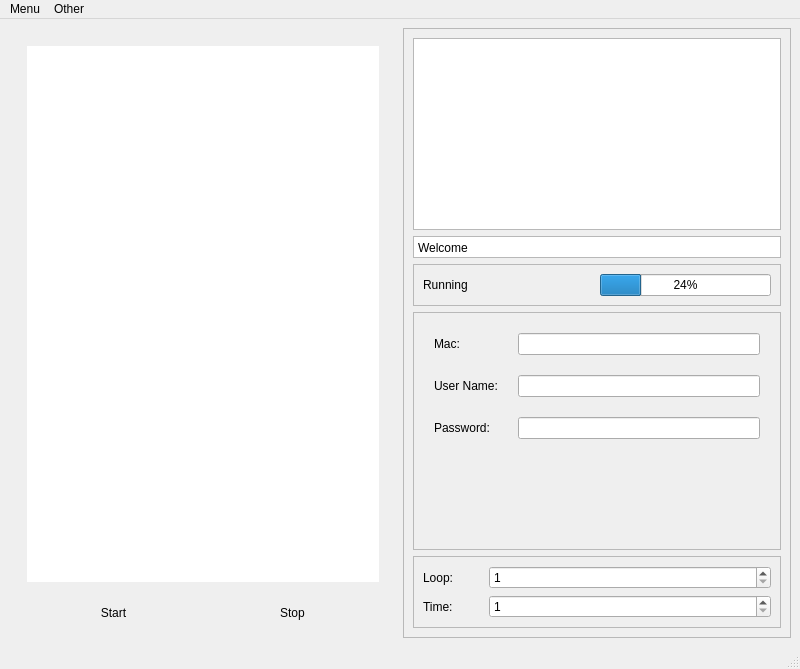
<?xml version="1.0" encoding="UTF-8"?>
<ui version="4.0">
 <class>MainWindow</class>
 <widget class="QMainWindow" name="MainWindow">
  <property name="geometry">
   <rect>
    <x>0</x>
    <y>0</y>
    <width>800</width>
    <height>669</height>
   </rect>
  </property>
  <property name="sizePolicy">
   <sizepolicy hsizetype="Fixed" vsizetype="Fixed">
    <horstretch>0</horstretch>
    <verstretch>0</verstretch>
   </sizepolicy>
  </property>
  <property name="windowTitle">
   <string>MainWindow</string>
  </property>
  <widget class="QWidget" name="centralwidget">
   <layout class="QHBoxLayout" name="horizontalLayout">
    <item>
     <widget class="QStackedWidget" name="stackedWidget">
      <property name="currentIndex">
       <number>0</number>
      </property>
      <widget class="QWidget" name="testSuitePage">
       <layout class="QVBoxLayout" name="verticalLayout">
        <item>
         <widget class="QFrame" name="viewFrame">
          <property name="styleSheet">
           <string notr="true">border: none;</string>
          </property>
          <property name="frameShape">
           <enum>QFrame::StyledPanel</enum>
          </property>
          <property name="frameShadow">
           <enum>QFrame::Raised</enum>
          </property>
          <layout class="QVBoxLayout" name="verticalLayout_2">
           <item>
            <widget class="QListWidget" name="testSuiteList"/>
           </item>
          </layout>
         </widget>
        </item>
        <item>
         <widget class="QFrame" name="controlInputFrame">
          <property name="sizePolicy">
           <sizepolicy hsizetype="MinimumExpanding" vsizetype="Fixed">
            <horstretch>0</horstretch>
            <verstretch>0</verstretch>
           </sizepolicy>
          </property>
          <property name="styleSheet">
           <string notr="true">border: none;</string>
          </property>
          <property name="frameShape">
           <enum>QFrame::StyledPanel</enum>
          </property>
          <property name="frameShadow">
           <enum>QFrame::Raised</enum>
          </property>
          <layout class="QHBoxLayout" name="horizontalLayout_4">
           <item>
            <widget class="QPushButton" name="pushButtonStart">
             <property name="text">
              <string>Start</string>
             </property>
            </widget>
           </item>
           <item>
            <widget class="QPushButton" name="pushButtonStop">
             <property name="text">
              <string>Stop</string>
             </property>
            </widget>
           </item>
          </layout>
         </widget>
        </item>
       </layout>
      </widget>
      <widget class="QWidget" name="page_2"/>
     </widget>
    </item>
    <item>
     <widget class="QFrame" name="controlFrame">
      <property name="frameShape">
       <enum>QFrame::StyledPanel</enum>
      </property>
      <property name="frameShadow">
       <enum>QFrame::Raised</enum>
      </property>
      <layout class="QVBoxLayout" name="verticalLayout_3">
       <item>
        <widget class="QTextBrowser" name="logBrowser">
         <property name="sizePolicy">
          <sizepolicy hsizetype="Expanding" vsizetype="Fixed">
           <horstretch>0</horstretch>
           <verstretch>0</verstretch>
          </sizepolicy>
         </property>
        </widget>
       </item>
       <item>
        <widget class="QTextBrowser" name="textBrowser">
         <property name="sizePolicy">
          <sizepolicy hsizetype="Expanding" vsizetype="Fixed">
           <horstretch>0</horstretch>
           <verstretch>0</verstretch>
          </sizepolicy>
         </property>
         <property name="maximumSize">
          <size>
           <width>16777215</width>
           <height>22</height>
          </size>
         </property>
         <property name="verticalScrollBarPolicy">
          <enum>Qt::ScrollBarAlwaysOff</enum>
         </property>
         <property name="horizontalScrollBarPolicy">
          <enum>Qt::ScrollBarAlwaysOff</enum>
         </property>
         <property name="sizeAdjustPolicy">
          <enum>QAbstractScrollArea::AdjustToContents</enum>
         </property>
         <property name="tabChangesFocus">
          <bool>false</bool>
         </property>
         <property name="html">
          <string>&lt;!DOCTYPE HTML PUBLIC &quot;-//W3C//DTD HTML 4.0//EN&quot; &quot;http://www.w3.org/TR/REC-html40/strict.dtd&quot;&gt;
&lt;html&gt;&lt;head&gt;&lt;meta name=&quot;qrichtext&quot; content=&quot;1&quot; /&gt;&lt;style type=&quot;text/css&quot;&gt;
p, li { white-space: pre-wrap; }
&lt;/style&gt;&lt;/head&gt;&lt;body style=&quot; font-family:'SimSun'; font-size:9pt; font-weight:400; font-style:normal;&quot;&gt;
&lt;p style=&quot; margin-top:0px; margin-bottom:0px; margin-left:0px; margin-right:0px; -qt-block-indent:0; text-indent:0px;&quot;&gt;Welcome&lt;/p&gt;&lt;/body&gt;&lt;/html&gt;</string>
         </property>
         <property name="acceptRichText">
          <bool>false</bool>
         </property>
        </widget>
       </item>
       <item>
        <widget class="QFrame" name="processFrame">
         <property name="sizePolicy">
          <sizepolicy hsizetype="MinimumExpanding" vsizetype="Minimum">
           <horstretch>0</horstretch>
           <verstretch>0</verstretch>
          </sizepolicy>
         </property>
         <property name="maximumSize">
          <size>
           <width>16777215</width>
           <height>50</height>
          </size>
         </property>
         <property name="frameShape">
          <enum>QFrame::StyledPanel</enum>
         </property>
         <property name="frameShadow">
          <enum>QFrame::Raised</enum>
         </property>
         <layout class="QHBoxLayout" name="horizontalLayout_3">
          <item>
           <widget class="QLabel" name="statusLabel">
            <property name="sizePolicy">
             <sizepolicy hsizetype="Minimum" vsizetype="Minimum">
              <horstretch>0</horstretch>
              <verstretch>0</verstretch>
             </sizepolicy>
            </property>
            <property name="text">
             <string>Running</string>
            </property>
           </widget>
          </item>
          <item>
           <widget class="QProgressBar" name="progressBar">
            <property name="sizePolicy">
             <sizepolicy hsizetype="Preferred" vsizetype="Fixed">
              <horstretch>0</horstretch>
              <verstretch>0</verstretch>
             </sizepolicy>
            </property>
            <property name="value">
             <number>24</number>
            </property>
           </widget>
          </item>
         </layout>
        </widget>
       </item>
       <item>
        <widget class="QStackedWidget" name="controlOptionStackedWidget">
         <property name="styleSheet">
          <string notr="true">broder-bottom:none;</string>
         </property>
         <property name="frameShape">
          <enum>QFrame::StyledPanel</enum>
         </property>
         <property name="frameShadow">
          <enum>QFrame::Raised</enum>
         </property>
         <property name="lineWidth">
          <number>3</number>
         </property>
         <property name="midLineWidth">
          <number>3</number>
         </property>
         <widget class="QWidget" name="rebootOptionPage">
          <layout class="QFormLayout" name="formLayout">
           <property name="horizontalSpacing">
            <number>20</number>
           </property>
           <property name="verticalSpacing">
            <number>20</number>
           </property>
           <property name="leftMargin">
            <number>20</number>
           </property>
           <property name="topMargin">
            <number>20</number>
           </property>
           <property name="rightMargin">
            <number>20</number>
           </property>
           <property name="bottomMargin">
            <number>20</number>
           </property>
           <item row="0" column="0">
            <widget class="QLabel" name="label_2">
             <property name="text">
              <string>Mac:</string>
             </property>
            </widget>
           </item>
           <item row="0" column="1">
            <widget class="QLineEdit" name="macLineEdit"/>
           </item>
           <item row="1" column="0">
            <widget class="QLabel" name="label_3">
             <property name="text">
              <string>User Name:</string>
             </property>
            </widget>
           </item>
           <item row="1" column="1">
            <widget class="QLineEdit" name="userNameLineEdit"/>
           </item>
           <item row="2" column="0">
            <widget class="QLabel" name="label_4">
             <property name="text">
              <string>Password:</string>
             </property>
            </widget>
           </item>
           <item row="2" column="1">
            <widget class="QLineEdit" name="passwdLineEdit"/>
           </item>
          </layout>
         </widget>
         <widget class="QWidget" name="provisionOptionPage"/>
        </widget>
       </item>
       <item>
        <widget class="QFrame" name="FixOptionFrame">
         <property name="sizePolicy">
          <sizepolicy hsizetype="MinimumExpanding" vsizetype="Fixed">
           <horstretch>0</horstretch>
           <verstretch>0</verstretch>
          </sizepolicy>
         </property>
         <property name="minimumSize">
          <size>
           <width>0</width>
           <height>60</height>
          </size>
         </property>
         <property name="styleSheet">
          <string notr="true">broder-top:none;</string>
         </property>
         <property name="frameShape">
          <enum>QFrame::StyledPanel</enum>
         </property>
         <property name="frameShadow">
          <enum>QFrame::Raised</enum>
         </property>
         <layout class="QFormLayout" name="formLayout_2">
          <item row="0" column="1">
           <widget class="QSpinBox" name="spinBoxLoop">
            <property name="minimum">
             <number>1</number>
            </property>
            <property name="maximum">
             <number>9999</number>
            </property>
           </widget>
          </item>
          <item row="0" column="0">
           <widget class="QLabel" name="labelLoop">
            <property name="minimumSize">
             <size>
              <width>60</width>
              <height>0</height>
             </size>
            </property>
            <property name="text">
             <string>Loop:</string>
            </property>
           </widget>
          </item>
          <item row="1" column="0">
           <widget class="QLabel" name="labelTime">
            <property name="text">
             <string>Time:</string>
            </property>
           </widget>
          </item>
          <item row="1" column="1">
           <widget class="QSpinBox" name="spinBoxTime">
            <property name="minimum">
             <number>1</number>
            </property>
            <property name="maximum">
             <number>999</number>
            </property>
           </widget>
          </item>
         </layout>
        </widget>
       </item>
      </layout>
     </widget>
    </item>
   </layout>
  </widget>
  <widget class="QMenuBar" name="menubar">
   <property name="geometry">
    <rect>
     <x>0</x>
     <y>0</y>
     <width>800</width>
     <height>23</height>
    </rect>
   </property>
   <widget class="QMenu" name="menuMenu">
    <property name="title">
     <string>Menu</string>
    </property>
   </widget>
   <widget class="QMenu" name="menuOther">
    <property name="title">
     <string>Other</string>
    </property>
    <widget class="QMenu" name="menuUI">
     <property name="title">
      <string>UI Change</string>
     </property>
     <addaction name="actionLight_Blue"/>
     <addaction name="actionDark_Blue"/>
     <addaction name="actionLight_Cyan"/>
     <addaction name="actionLight_Pink"/>
    </widget>
    <addaction name="actionAboutShow"/>
    <addaction name="separator"/>
    <addaction name="menuUI"/>
   </widget>
   <addaction name="menuMenu"/>
   <addaction name="menuOther"/>
  </widget>
  <widget class="QStatusBar" name="statusbar"/>
  <action name="actionAbout">
   <property name="text">
    <string>About</string>
   </property>
  </action>
  <action name="actionAboutShow">
   <property name="text">
    <string>About</string>
   </property>
  </action>
  <action name="actionUI_Light_Blue">
   <property name="text">
    <string>UI: Light-Blue</string>
   </property>
  </action>
  <action name="actionDark_Blue">
   <property name="text">
    <string>Dark-Blue</string>
   </property>
  </action>
  <action name="actionLight_Blue">
   <property name="text">
    <string>Light-Blue</string>
   </property>
  </action>
  <action name="actionLight_Cyan">
   <property name="text">
    <string>Light-Cyan</string>
   </property>
  </action>
  <action name="actionLight_Pink">
   <property name="text">
    <string>Light-Pink</string>
   </property>
  </action>
 </widget>
 <resources/>
 <connections/>
</ui>
